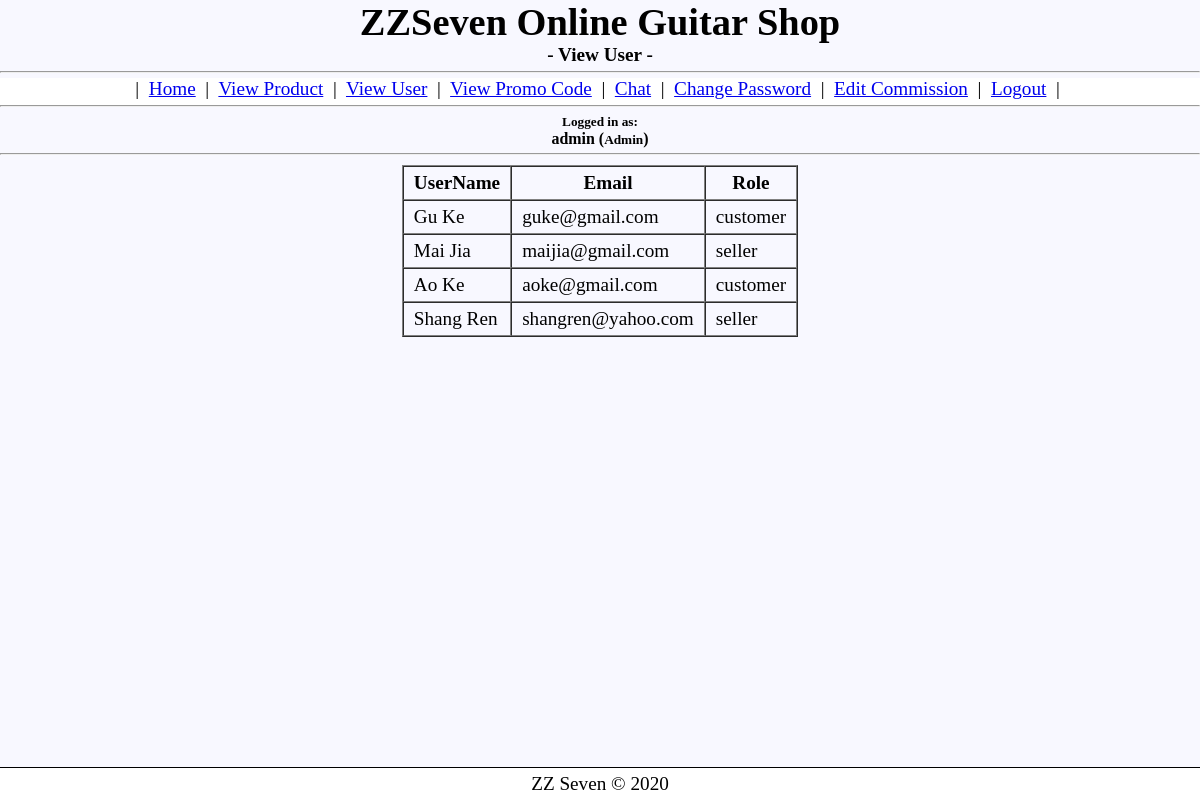
/viewUser.php (signed in), run on the app's committed database.
### tables this page shows
CREATE TABLE usertype (
    id TINYINT,
    name VARCHAR(16)
);

CREATE TABLE user (
    id INT AUTO_INCREMENT NOT NULL PRIMARY KEY,
    name VARCHAR(64),
    password VARCHAR(64),
    email VARCHAR(64),
    type TINYINT
);

### viewUser.php (the view, shortened to what this page needs)
<?php
    require_once('output_f.php');
    html_header('View User');
    menu3();
    show_login_user($_SESSION['user']);
    echo '<table id="vp" border="1" cellspacing="0"><tr><th>UserName</th><th>Email</th><th>Role</th></tr>';
    $result = $conn->query("SELECT user.name, user.email, user.type FROM user WHERE type != 2");
    for ($i = 0; $i < $result->num_rows; $i++){
        $row = $result->fetch_array(MYSQLI_NUM);
        $rs = $conn->query("SELECT name FROM usertype WHERE id= $row[2]");
        $type = $rs->fetch_array(MYSQLI_NUM);
        echo '<tr>';
        for ($j = 0; $j < count($row)-1; $j++){
            echo '<td>' . $row[$j] . '</td>';
        }
        echo '<td>' . $type[0] . '</td></tr>';
    }
    echo '</table>';
    html_footer();
?>

### output_f.php (shortened to what this page needs)
<?php
    function html_header($title) {
?>
<!DOCTYPE html>
<html lang="en">
<head>
    <link rel="stylesheet" href="style.css">
</head>
<body>
    <h1 style="text-align: center;">ZZSeven Online Guitar Shop</h1>
    <h4 style="text-align: center;">- <?= $title; ?> -</h4>
    <hr />
<?php
    }
?>
<?php
    function menu3(){
?>
    <nav style="text-align: center;">
        |&nbsp;&nbsp;<a href="member.php">Home</a> &nbsp;|&nbsp;
        <a href="viewProduct.php">View Product</a> &nbsp;|&nbsp;
        <a href="viewUser.php">View User</a> &nbsp;|&nbsp;
        <a href="promo.php">View Promo Code</a> &nbsp;|&nbsp;
        <a href="chat.php">Chat</a> &nbsp;|&nbsp;
        <a href="change_password.php">Change Password</a> &nbsp;|&nbsp;
        <a href="commission.php">Edit Commission</a> &nbsp;|&nbsp;
        <a href="logout.php">Logout</a> &nbsp;|&nbsp;
        <hr>
    </nav>
<?php
    }
    function show_login_user($username){
        $conn = db_connect();
        $rs = $conn->query("SELECT usertype.name FROM user JOIN usertype ON usertype.id = user.type WHERE user.name = '$username'");
        $row = $rs->fetch_assoc();
?>
    <h5 style="text-align: center;"><small>Logged in as:<br></small><?= $username; ?> (<small><?= ucfirst($row['name']); ?></small>)</h5>
    <hr>
<?php
    }
    function html_footer(){
?>
    <br><br><br>
    <footer>
        <p>ZZ Seven &copy; 2020</p>
    </footer>
</body>
</html>
<?php
    }
?>

### style.css (style rules this page uses)
* { margin: 0px; padding: 0px; }
body { font-size: 120%; background: #F8F8FF; }
hr { margin: 5px auto; }
#vp { margin: 10px auto; }
#vp tr td, th { padding: 5px 10px; }
nav { background-color: white; position: sticky; top: 0; }
footer { position: fixed; bottom: 0; width: 100%; text-align: center; border-top: 1px solid black; background-color: white; clear: both; }
footer p { padding: 5px; }

### data on the page
usertype: name "Admin"
usertype: user.name "Gu Ke", user.email "guke@gmail.com", name "customer", user.name "Ao Ke", user.email "aoke@gmail.com"
usertype: user.name "Mai Jia", user.email "maijia@gmail.com", name "seller", user.name "Shang Ren", user.email "shangren@yahoo.com"

### other printed values
$title "View User"
$username "admin"
